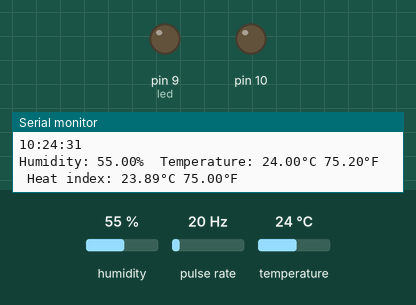
Recording of a sketch running on a simulated Arduino Uno, built with avr-gcc and run on an emulated ATmega328P. Shown: output pins drawn as LEDs (lit = HIGH), the last lines printed to the serial monitor. Wiring (inferred from the names in the program): pulse sensor: data pin 2. The inputs (shaded band) are chosen by the test bench; at power-on: pulse rate 20 Hz, humidity 55 %, temperature 24 °C. The local clock reads 2024-03-15 10:24:30 at power-on unless the sketch sets it; storage starts empty.

Above: at 1.2 s.
1.3 s: pulse rate (sensor on pin 2) set to 4 Hz
At 6.3 s:
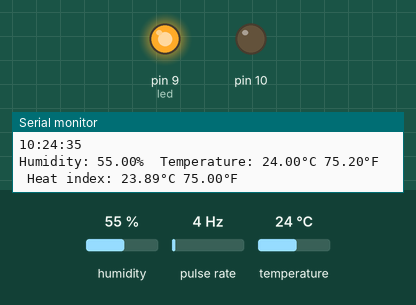
Timing chart, 0 to 13.6 s (numbered marks = the images above; inputs shaded):
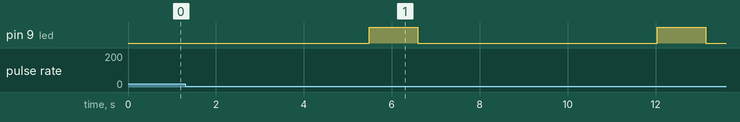

The sketch:

weatherstation_V.1.ino
```cpp
#include "DS1302.h"
#include <Adafruit_Sensor.h>

int ledState = LOW;             // ledState used to set the LED

#define READ_TIME 1000 //ms
#define WIND_SENSOR_PIN 2 //wind sensor pin
#define WIND_SPEED_20_PULSE_SECOND 1.75  //in m/s this value depend on the sensor type
#define ONE_ROTATION_SENSOR 20.0

volatile unsigned long Rotations; //Cup rotation counter used in interrupt routine

float WindSpeed; //Speed meter per second

unsigned long gulStart_Read_Timer = 0;
#include "DHT.h"

#define DHTPIN 6// Digital pin connected to the DHT sensor
#define DHTTYPE DHT11   // DHT 22  (AM2302), AM2321
DS1302 rtc(7, 3, 4);
#include <SPI.h>
#include <SD.h>
File LOG; // สร้างออฟเจก File สำหรับจัดการข้อมูล
// Generally, you should use "unsigned long" for variables that hold time
// The value will quickly become too large for an int to store
unsigned long fadeStartTime;
// constants won't change:
const long interval = 100;           // interval at which to blink (milliseconds)
unsigned long previousMillis1 = 0;        // will store last time LED was updated
unsigned long previousMillis2 = 0;        // will store last time LED was updated
const int chipSelect = 5; // กำหนดขา CS ของโมดูล SD Card กับ Arduino ที่ขา 4
int led = 9;
void clockdate()


{


  //  Serial.println(rtc.getDateStr(FORMAT_LONG, FORMAT_LITTLEENDIAN, '/'));

  Serial.println(rtc.getDOWStr());

  Serial.println(rtc.getTimeStr());

}

DHT dht(DHTPIN, DHTTYPE);

void setup()

{
  pinMode(WIND_SENSOR_PIN, INPUT);
  attachInterrupt(digitalPinToInterrupt(WIND_SENSOR_PIN), isr_rotation, CHANGE); //Set up the interrupt

  Serial.println("Rotations\tm/s");
  sei(); //Enables interrupts
  gulStart_Read_Timer - millis();
  dht.begin();

  pinMode(led, OUTPUT);
  fadeStartTime = millis();
  Serial.begin(9600);
  while (!Serial) {
  }
  Serial.print("Initializing SD card...");
  pinMode(SS, OUTPUT);
  if (!SD.begin(chipSelect)) {
    Serial.println("initialization failed!");
    return;
  }
  Serial.println("initialization done.");


  // ตั้งเวลาครั้งแรก เอา comment นี้ออก ถ้าตั้งเสร็จแล้ว comment นี้ไว้เพื้อให้เวลาเดินต่อ

  /*  rtc.halt(false);

      rtc.writeProtect(false);

      rtc.setDOW(WEDNESDAY);

      rtc.setTime(18, 33,00);

      rtc.setDate(18, 1, 2022);

      rtc.writeProtect(true);*/

}


void loop()

{
  LOG = SD.open("LOG.txt", FILE_WRITE); // เปิดไฟล์ที่ชื่อ test.txt เพื่อเขียนข้อมูล โหมด FILE_WRITE
  float h = dht.readHumidity();
  // Read temperature as Celsius (the default)
  float t = dht.readTemperature();
  // Read temperature as Fahrenheit (isFahrenheit = true)
  float f = dht.readTemperature(true);

  float hif = dht.computeHeatIndex(f, h);
  // Compute heat index in Celsius (isFahreheit = false)
  float hic = dht.computeHeatIndex(t, h, false);
  // ถ้าเปิดไฟล์สำเร็จ ให้เขียนข้อมูลเพิ่มลงไป
  if (LOG) {
    Serial.print("Writing to LOG.txt...");
    //    LOG.println(rtc.getDateStr(FORMAT_LONG, FORMAT_LITTLEENDIAN, '/')); // สั่งให้เขียนข้อมูล
    workmode();
    LOG.print(rtc.getDOWStr());
    LOG.print(rtc.getTimeStr());
    LOG.print("  ");
    LOG.print(hic);
    LOG.print(" C ");
    LOG.print(h);
    LOG.print(" humi ");
    LOG.print("     ");
    LOG.print(Rotations);
    LOG.print("   \t\t  ");
    LOG.print(WindSpeed);
    LOG.print("  m/s ");
    LOG.close(); // ปิดไฟล์
    Serial.println("done.");
  } else {
    // ถ้าเปิดไฟลืไม่สำเร็จ ให้แสดง error
    Serial.println("error opening LOG.txt");
    savemode();
  }
  // เปิดไฟล์เพื่ออ่าน
  if ((millis() - gulStart_Read_Timer) >= READ_TIME)
  {
    cli(); //Disable interrupts

    //convert rotation to wind speed in m/s
    WindSpeed = WIND_SPEED_20_PULSE_SECOND / ONE_ROTATION_SENSOR * (float)Rotations;
    Serial.print(Rotations); Serial.print("\t\t");
    Serial.println(WindSpeed);

    sei(); //Enables interrupts

    Rotations = 0; //Set Rotations count to 0 ready for calculations
    gulStart_Read_Timer = millis();
  }


  clockdate();


  // Check if any reads failed and exit early (to try again).
  if (isnan(h) || isnan(t) || isnan(f)) {
    Serial.println(F("Failed to read from DHT sensor!"));
    return;
  }

  // Compute heat index in Fahrenheit (the default)


  Serial.print(F("Humidity: "));
  Serial.print(h);
  Serial.print(F("%  Temperature: "));
  Serial.print(t);
  Serial.print(F("°C "));
  Serial.print(f);
  Serial.print(F("°F  Heat index: "));
  Serial.print(hic);
  Serial.print(F("°C "));
  Serial.print(hif);
  Serial.println(F("°F"));
  delay(1000);

}


void workmode() {


  unsigned long currentMillis1 = millis();

  unsigned long currentMillis2 = millis();
  if (currentMillis1 - previousMillis1 >= 500) {
    if (currentMillis2 - previousMillis2 >= 5000) {
      // save the last time you blinked the LED

      // if the LED is off turn it on and vice-versa:
      if (ledState == LOW) {
        ledState = HIGH;
        previousMillis1 = currentMillis1;

      } else {
        ledState = LOW;

        previousMillis2 = currentMillis2;
      }

      // set the LED with the ledState of the variable:
      digitalWrite(led, ledState);
    }
  }
}

void savemode() {

  unsigned long progress = millis() - fadeStartTime;
  // save the last time you blinked the LED

  if (progress <= 600) {
    long brightness = map(progress, 0, 600, 0, 255);
    analogWrite(led, brightness);

  }
  else if ((progress >= 600) && (progress <= 1100)) {
    long brightness = 255 - map(progress, 0, 600, 0, 255);
    analogWrite(led, brightness);
  }
  else {
    fadeStartTime = millis(); // restart fade again
  }

}

void isr_rotation()
{
  Rotations++;
}
```

Measured:
- by itself, pin 9 (led): alternates HIGH for 1.1 s and LOW for 5.4 s
